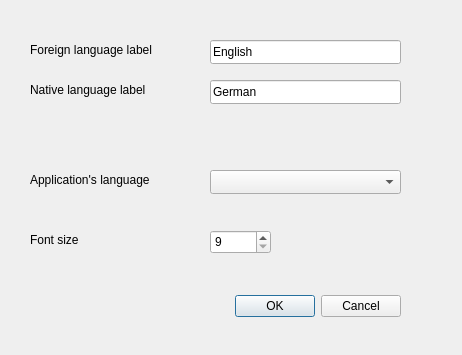
<?xml version="1.0" encoding="UTF-8"?>
<ui version="4.0">
 <class>ApplicationSettings</class>
 <widget class="QDialog" name="ApplicationSettings">
  <property name="geometry">
   <rect>
    <x>0</x>
    <y>0</y>
    <width>462</width>
    <height>355</height>
   </rect>
  </property>
  <property name="windowTitle">
   <string>Settings</string>
  </property>
  <widget class="QDialogButtonBox" name="buttonBox">
   <property name="geometry">
    <rect>
     <x>60</x>
     <y>290</y>
     <width>341</width>
     <height>32</height>
    </rect>
   </property>
   <property name="orientation">
    <enum>Qt::Orientation::Horizontal</enum>
   </property>
   <property name="standardButtons">
    <set>QDialogButtonBox::StandardButton::Cancel|QDialogButtonBox::StandardButton::Ok</set>
   </property>
  </widget>
  <widget class="QLineEdit" name="lineEdit_ForeignLanguage">
   <property name="geometry">
    <rect>
     <x>210</x>
     <y>40</y>
     <width>191</width>
     <height>24</height>
    </rect>
   </property>
   <property name="text">
    <string>English</string>
   </property>
  </widget>
  <widget class="QLineEdit" name="lineEdit_NativeLanguage">
   <property name="geometry">
    <rect>
     <x>210</x>
     <y>80</y>
     <width>191</width>
     <height>24</height>
    </rect>
   </property>
   <property name="text">
    <string>German</string>
   </property>
  </widget>
  <widget class="QLabel" name="label_ForeignLanguage">
   <property name="geometry">
    <rect>
     <x>30</x>
     <y>40</y>
     <width>171</width>
     <height>20</height>
    </rect>
   </property>
   <property name="text">
    <string>Foreign language label</string>
   </property>
  </widget>
  <widget class="QLabel" name="label_NativeLanguage">
   <property name="geometry">
    <rect>
     <x>30</x>
     <y>80</y>
     <width>171</width>
     <height>20</height>
    </rect>
   </property>
   <property name="text">
    <string>Native language label</string>
   </property>
  </widget>
  <widget class="QComboBox" name="comboBox_ApplicationsLanguage">
   <property name="geometry">
    <rect>
     <x>210</x>
     <y>170</y>
     <width>191</width>
     <height>24</height>
    </rect>
   </property>
  </widget>
  <widget class="QLabel" name="label_ApplicationsLanguage">
   <property name="geometry">
    <rect>
     <x>30</x>
     <y>170</y>
     <width>171</width>
     <height>20</height>
    </rect>
   </property>
   <property name="text">
    <string>Application's language</string>
   </property>
  </widget>
  <widget class="QLabel" name="label_fontSize">
   <property name="geometry">
    <rect>
     <x>30</x>
     <y>230</y>
     <width>101</width>
     <height>20</height>
    </rect>
   </property>
   <property name="text">
    <string>Font size</string>
   </property>
  </widget>
  <widget class="QSpinBox" name="spinBox_FontSize">
   <property name="geometry">
    <rect>
     <x>210</x>
     <y>230</y>
     <width>61</width>
     <height>24</height>
    </rect>
   </property>
   <property name="readOnly">
    <bool>false</bool>
   </property>
   <property name="minimum">
    <number>9</number>
   </property>
   <property name="maximum">
    <number>12</number>
   </property>
  </widget>
 </widget>
 <resources/>
 <connections>
  <connection>
   <sender>buttonBox</sender>
   <signal>accepted()</signal>
   <receiver>ApplicationSettings</receiver>
   <slot>accept()</slot>
   <hints>
    <hint type="sourcelabel">
     <x>248</x>
     <y>254</y>
    </hint>
    <hint type="destinationlabel">
     <x>157</x>
     <y>274</y>
    </hint>
   </hints>
  </connection>
  <connection>
   <sender>buttonBox</sender>
   <signal>rejected()</signal>
   <receiver>ApplicationSettings</receiver>
   <slot>reject()</slot>
   <hints>
    <hint type="sourcelabel">
     <x>316</x>
     <y>260</y>
    </hint>
    <hint type="destinationlabel">
     <x>286</x>
     <y>274</y>
    </hint>
   </hints>
  </connection>
 </connections>
</ui>
